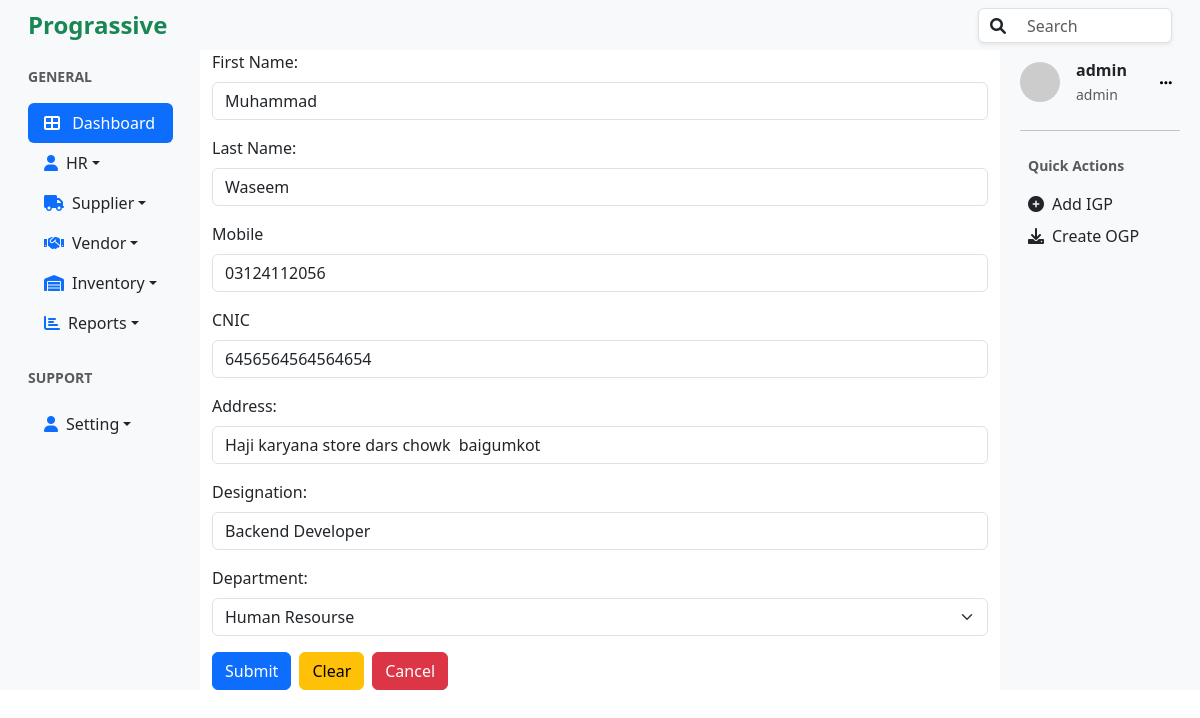
The page /employees/update/1/ (signed in) on the database its author committed.
### employees/models.py (models this page shows, shortened)
class Employee(models.Model):
    first_name = models.CharField(max_length=50, null=False, blank=False)
    last_name=models.CharField(max_length=50, null=False, blank=False)
    mobile=models.CharField(max_length=20)
    address=models.CharField(max_length=50, null=True, blank=True)
    cnic=models.CharField(max_length=20, null=True, blank=True)
    department=models.ForeignKey(Department, on_delete=models.CASCADE)
    designation=models.CharField(max_length=50, null=True,blank=True)

### departments/models.py (models this page shows, shortened)
class Department(models.Model):
    name=models.CharField(max_length=20 , unique=True ,null=False)
    description = models.CharField(max_length=100,null=True, blank=True)

### accounts/models.py (models this page shows, shortened)
class User(AbstractUser):
    role = models.ForeignKey(Role, on_delete=models.SET_NULL, null=True, blank=True)

class Role(models.Model):
    ADMIN = 'admin'
    HR = 'hr'
    STAFF = 'staff'
    ROLE_CHOICES = [
        (ADMIN, 'Admin'),
        (HR, 'HR'),
        (STAFF, 'Staff'),
    ]
    name = models.CharField(max_length=50, choices=ROLE_CHOICES, default=STAFF)
    description = models.TextField(blank=True)
    def __str__(self):
        return self.name

### employees/views.py (the view)
# urls.py: path('update/<int:pk>/', views.update_employee, name="update_employee"),
@login_required
@role_required('hr','admin')
def update_employee(request,pk):
    employees = Employee.objects.get(id=pk)
    departments = Department.objects.all()
    if request.method == "POST":
        department_id = request.POST.get('department')
        try:
            employees.department = Department.objects.get(pk=department_id)
        except Department.DoesNotExist:
            messages.error(request, "Selected Supplier does not exist")
        form = EmployeeForm(request.POST, instance=employees)
        if form.is_valid():
            form.save()
            messages.success(request, "Employee Updated  Successfully!")
            return redirect('employee_list')
        else:
            messages.error(request, 'Employee Update Failed!')
    else:
        form = EmployeeForm(instance=employees)
    return render(request, 'employee_edit.html', {"form":form, "employees":employees, "departments":departments})

### employees/forms.py
class EmployeeForm(forms.ModelForm):
    class Meta:
        model= Employee
        fields=['first_name','last_name', 'mobile', 'address','cnic', 'department', 'designation']

### employees/templates/employee_edit.html (shortened to what this page needs)
{% extends 'base.html' %}
{% block content%}
<form method='post' action="{% url 'update_employee' employees.id %}">
    <div class="mb-3">
      <label for="first_name" class="form-label">First Name:</label>
      <input type="text" name='first_name' class="form-control" id="first_name" placeholder="Please Enter First Name Please"  value="{{employees.first_name}}" required >
    </div>
    <div class="mb-3">
        <label for="last_name" class="form-label">Last Name:</label>
        <input type="text" name='last_name' class="form-control" id="last_name" placeholder="Please Enter Last Name Please" value="{{employees.last_name}}" required >
      </div>
    <div class="mb-3">
      <label for="mobile" class="form-label">Mobile</label>
      <input type="number" name='mobile' class="form-control" id="mobile" placeholder="Entter Your Mobile Number " value="{{employees.mobile}}">
    </div>
    <div class="mb-3">
        <label for="cnic" class="form-label">CNIC</label>
        <input type="number" name='cnic' class="form-control" id="cnic" placeholder="Entter Your cnic" value="{{employees.cnic}}">
      </div>
      <div class="mb-3">
        <label for="address" class="form-label">Address:</label>
        <input type="text" name='address' class="form-control" id="address" placeholder="Please Enter your address"  value="{{employees.address}}">
      </div>
      <div class="mb-3">
        <label for="designation" class="form-label">Designation:</label>
        <input type="text" name='designation' class="form-control" id="designation" placeholder="Please Enter designation" value="{{employees.designation}}" >
      </div>
      <div class="mb-3">
        <label for="first_name" class="form-label">Department:</label>
        <select id="department" name="department" class="form-select custom-select"  required>
            {% for department in departments %}
              <option value="{{ department.id }}"
              {% if department.id == employees.department_id %} selected {% endif %}
              >{{ department.name }}</option>
            {% endfor %}
          </select>
      </div>
    <div class="d-flex justify-content-start">
        <button type="submit" class="btn btn-primary me-2">Submit</button>
        <button type="button" class="btn btn-warning me-2" onclick="clearFields()">Clear</button>
        <button type="button" class="btn btn-danger" onclick="cancelAction()">Cancel</button>
    </div>
  </form>
{% endblock %}

### templates/right_sidebar.html (shortened to what this page needs)
<div class=" bg-light p-2">
  <div class="d-flex align-items-center mb-4 ml-2">
    <img
      src="https://ui-avatars.com/api/?name={{user.username}}"
      alt="User Avatar"
      class="rounded-circle me-3"
      width="40"
    />
    <div>
      <p class="mb-0 fw-bold">{{user.username}}</p>
      <small class="text-muted">{{user.role}}</small>
    </div>
    <button class="btn btn-light btn-sm ms-auto" style="box-shadow: none; border:1px;">
      <i class="fa fa-ellipsis-h"></i>
    </button>
  </div>
  <hr />
  <div class="mb-4 p-2">
    <p class="text-muted small fw-bold">Quick Actions</p>
    <ul class="list-unstyled">
      <li class="mb-2">
        <a href="{% url 'create_igp'%}" class="d-flex align-items-center text-dark text-decoration-none">
          <i class="fa fa-plus-circle me-2"></i> Add IGP
        </a>
      </li>
      <li>
        <a href="#" class="d-flex align-items-center text-dark text-decoration-none">
          <i class="fa fa-download me-2"></i> Create OGP
        </a>
      </li>
    </ul>
  </div>
</div>

### rows shown on the page
Employee: first_name "Muhammad", last_name "Waseem", mobile "03124112056", cnic "6456564564564654", address "Haji karyana store dars chowk baigumkot", designation "Backend Developer", department "Human Resourse"
User: username "admin", role "admin"
